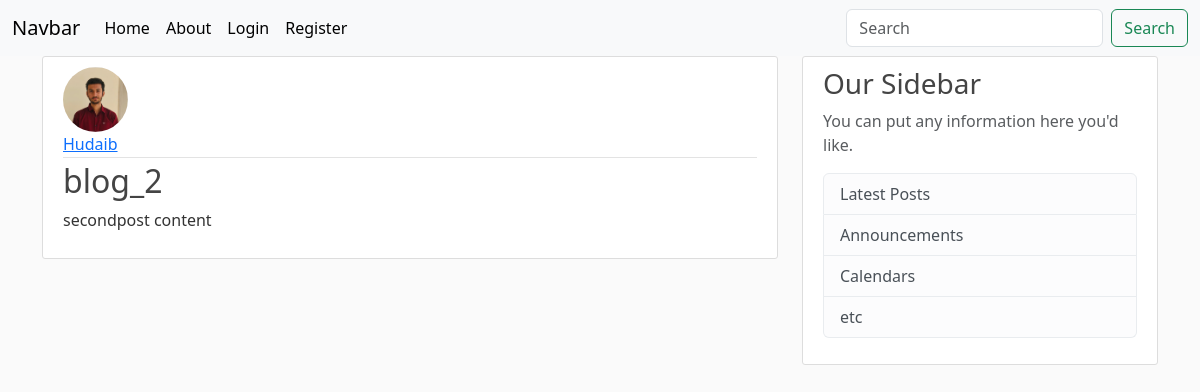
Page /blog/post/1/ on the committed database.
### blog/models.py (models this page shows, shortened)
class Post(models.Model):
    title=models.CharField(max_length=100)
    content=models.TextField()
    date=models.DateTimeField(default=timezone.now)
    author=models.ForeignKey(User, on_delete=models.CASCADE)

### users/models.py (models this page shows, shortened)
class Profile(models.Model):
    user=models.OneToOneField(User, on_delete=models.CASCADE, )
    image=models.ImageField(default="default.jpg",upload_to='profile_pics')

### blog/views.py (the view)
# urls.py: path('post/<int:pk>/', PostDetailView.as_view() , name='post-detail'),
class PostDetailView(DetailView):
    model=Post
    template_name = 'blog/post_detail.html'

### blog/templates/blog/post_detail.html (shortened to what this page needs)
{% extends "blog/base.html" %}
{% block content %}
  <article class="media content-section">
    <img class="rounded-circle article-img" src="{{ object.author.profile.image.url }}">
    <div class="media-body">
      <div class="article-metadata">
        <a class="mr-2" href="{% url 'user-posts' object.author.username %}">{{ object.author }}</a>
      </div>
      <h2 class="article-title">{{ object.title }}</h2>
      <p class="article-content">{{ object.content }}</p>
    </div>
  </article>
{% endblock content %}

### blog/static/blog/main.css (style rules this page uses)
body { background: #fafafa; color: #333333; }
h1, h2, h3, h4, h5, h6 { color: #444444; }
.content-section { background: #ffffff; padding: 10px 20px; border: 1px solid #dddddd; border-radius: 3px; margin-bottom: 20px; }
.article-title { color: #444444; }
.article-content { white-space: pre-line; }
.article-img { height: 65px; width: 65px; margin-right: 16px; }
.article-metadata { padding-bottom: 1px; margin-bottom: 4px; border-bottom: 1px solid #e3e3e3 }

### rows in the picture
Post: author.profile.image (picture), author "Hudaib", title "blog_2", content "secondpost content"
